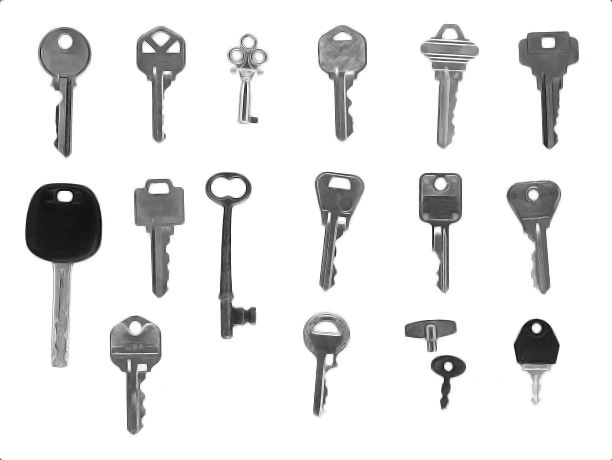
#> input picture multiplekeys.png, 612 x 460 px
$ python template_matching.py
#> lines starting #> are read from the running program, lines starting #| are printed output that depends on the picture; after the words box and inside, x2 and y2 are one past the last pixel; in counts of white or black regions, pixels touching at a corner belong together
### image_denoising.py
#!/usr/bin/env python
# -*- coding: utf-8 -*-

import math
import cv2 as cv
import numpy as np
from skimage import color

# [83 lines left out: functions create_box_filter, create_gaussian_filter, convolution2D, median_filtering, enforce_odd_integer, not called in this run]

# Scale image intensity values to the range min, max
def scale_image(im, range_min, range_max):
    return (im - im.min()) * ((range_max - range_min) / (im.max() - im.min())
            + range_min)

# Add Gaussian noise with mean 0 and std dev sigma
def add_gaussian_noise(im, sigma):
    im_noise = im + (sigma * np.random.randn(*im.shape))
    return im_noise

# [37 lines left out: functions apply_filter, calculate_pad, make_grayscale, not called in this run]

### template_matching.py
#!/usr/bin/env python
# -*- coding: utf-8 -*-

import cv2 as cv
import numpy as np
from skimage import color
import image_denoising as denoise


# Used for lab report
from skimage.feature import match_template
from skimage import data


# Import key image for template matching assignment
im = color.rgb2gray(cv.imread("multiplekeys.png"))
#> im: shape (460, 612) float64; min 0.0314, max 1, mean 0.901

# Threshold with a low value so that keys become black
thresh = 0.9
max_value = 1.0
th, binary_image = cv.threshold(im, thresh, max_value, cv.THRESH_BINARY_INV)
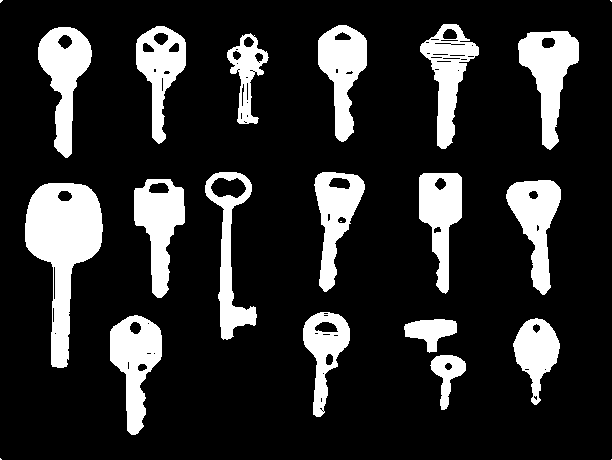
#> binary_image: shape (460, 612) float64; values 0 (black) and 1 (white), 17.5% white; 22 white regions (5 under 20 px), largest, box (x1, y1, x2, y2) and area: (25, 183, 103, 368) 7128, (518, 31, 579, 150) 3523, (38, 27, 92, 158) 3446
#> th = 0.9

# Create 0 - 255 image so it's viewable as png to test threshold
output_im = denoise.scale_image(binary_image, 0, 255)
cv.imwrite("multiplekeys_threshold.png", output_im)
print(output_im)
#> (printed output is left out)

# Import manually cropped template image and convert to range [-1.0, 1.0]
template_im = cv.imread("keytemplate.png")
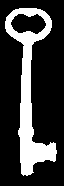
#> input picture keytemplate.png, 64 x 186 px
#> template_im is the input picture: shape (186, 64, 3); 22.8% white; 1 white region, box (x1, y1, x2, y2) and area: (5, 8, 57, 176) 2719
template_im = (template_im / 255.0 - 0.5) * 2

# Implement cross-correlation = Sum x,y of Image1(x,y) * Image2(x,y)
# This is my own attempt to implement, parallel to how median filtering works.
# As of near the due time, it was still running (hopefully correctly)
# at a very slow speed to to really bad asympotic complexity
# So for the lab report I used builtin functions.


# Pad binary image to allow template image to pass at its edge
top = bottom = edge_y = template_im.shape[0]
#> top = 186; bottom = 186; edge_y = 186
left = right = edge_x = template_im.shape[1]
#> left = 64; right = 64; edge_x = 64
padded_binary_im = cv.copyMakeBorder(binary_image, top, bottom, left, right, cv.BORDER_CONSTANT)
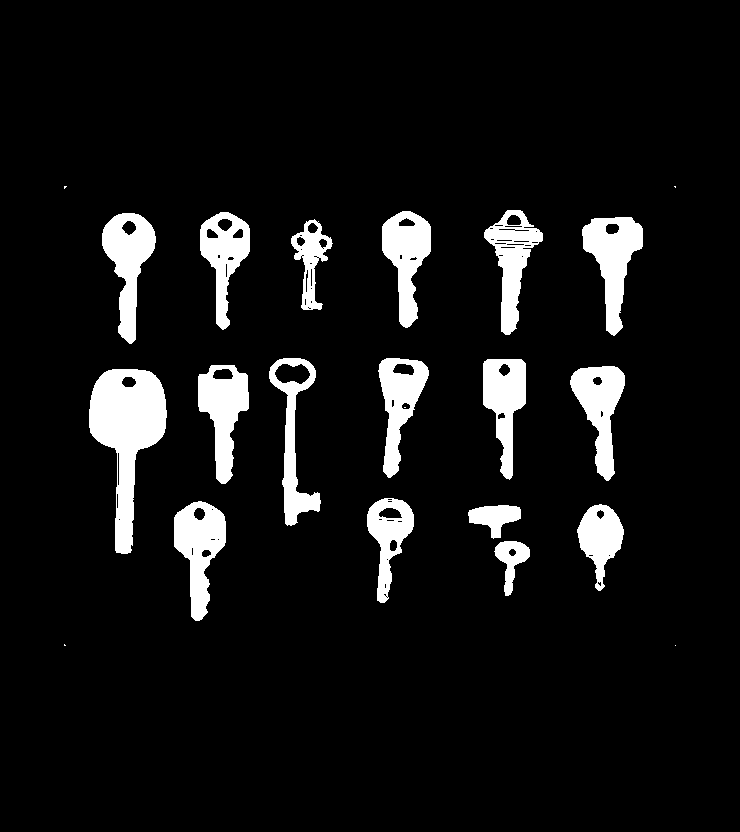
#> padded_binary_im: shape (832, 740) float64; values 0 (black) and 1 (white), 8% white; 22 white regions (5 under 20 px), largest, box (x1, y1, x2, y2) and area: (89, 369, 167, 554) 7128, (582, 217, 643, 336) 3523, (102, 213, 156, 344) 3446
# Test pad with an imwrite call
cv.imwrite("padded_binary_keys.png", padded_binary_im * 255)
# Define correlation image
correlation_im = [2 * ([0] * padded_binary_im.shape[0]) for i in range(2 * padded_binary_im.shape[1])]

# Pass template image over binary image as a sliding window, similar to median filter function
for x in range(edge_x, padded_binary_im.shape[0] - edge_x - 1):
    for y in range(edge_y, padded_binary_im.shape[1] - edge_y - 1):
        pixel_total = 0
        for k in range(0, template_im.shape[0]):
            for j in range(0, template_im.shape[1]):
                pixel_total += template_im[k][j] * padded_binary_im[x][y]
#> (the run stopped early here; a loop or call above may not have finished)
